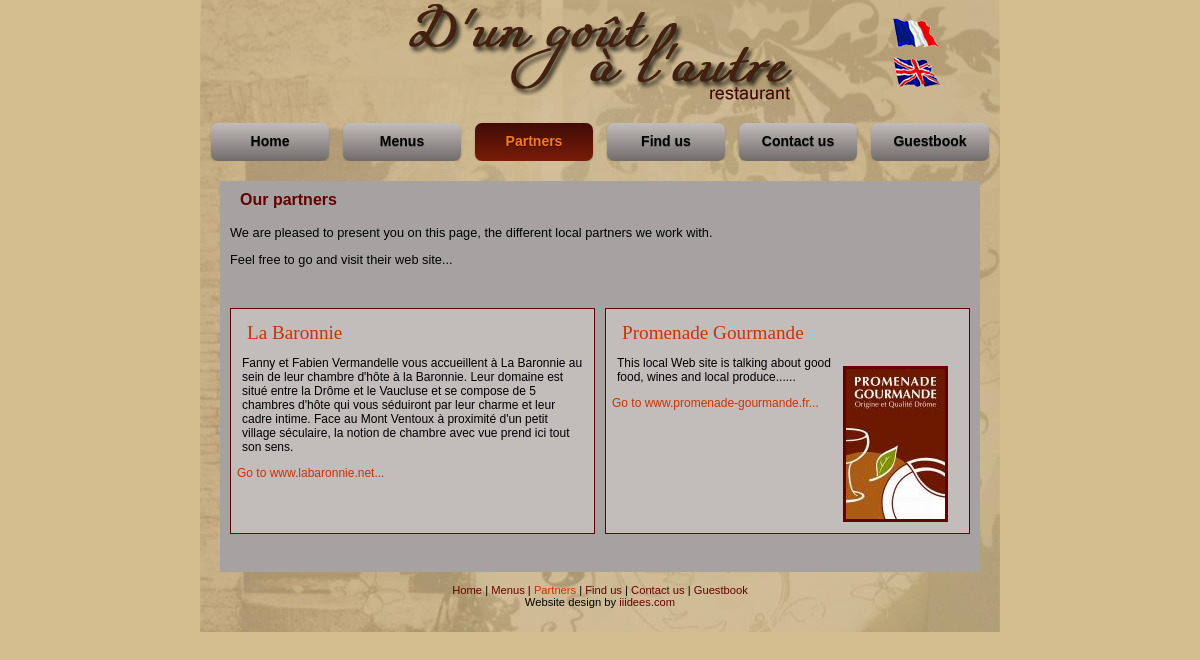
The app's page /link.php with its own data.
### tables this page shows
CREATE TABLE IF NOT EXISTS `theme` (
  `id` int(10) unsigned NOT NULL AUTO_INCREMENT,
  `themeNom` varchar(65) NOT NULL,
  `fichierNom` varchar(45) NOT NULL,
  `dateCreer` datetime NOT NULL,
  `HasSnow` tinyint(3) unsigned NOT NULL,
  `heading` varchar(65) NOT NULL,
  `bouton` varchar(45) NOT NULL,
  `imageFond` int(11) NOT NULL,
  `IsOn` tinyint(4) NOT NULL,
  `fond` varchar(7) NOT NULL,
  `fondBoite` varchar(7) NOT NULL,
  `police` varchar(7) NOT NULL,
  `titreCadre` varchar(7) NOT NULL,
  `fondBoiteDeux` varchar(7) NOT NULL,
  `date` varchar(7) NOT NULL,
  `titreBoiteDeux` varchar(7) NOT NULL,
  `lienVisible` varchar(7) NOT NULL,
  `lienSurvol` varchar(7) NOT NULL,
  `lienPiedVisible` varchar(7) NOT NULL,
  `lienPiedSurvol` varchar(7) NOT NULL,
  `lienNavVisible` varchar(7) NOT NULL,
  `lienNavSurvol` varchar(7) NOT NULL,
  `navHautVisible` varchar(7) NOT NULL,
  `navBasVisible` varchar(7) NOT NULL,
  `navHautActif` varchar(7) NOT NULL,
  `navBasActif` varchar(7) NOT NULL,
  PRIMARY KEY (`id`)
);

CREATE TABLE `menusite` (
  `id` int(10) unsigned NOT NULL auto_increment,
  `nom_fr` varchar(20) NOT NULL,
  `nom_gb` varchar(20) NOT NULL,
  `title_fr` varchar(100) NOT NULL,
  `title_gb` varchar(100) NOT NULL,
  `pageid` int(10) unsigned NOT NULL,
  `ordre` int(10) unsigned NOT NULL,
  PRIMARY KEY  (`id`)
);

CREATE TABLE `partenaires` (
  `id` int(10) unsigned NOT NULL auto_increment,
  `nom_fr` varchar(100) NOT NULL,
  `nom_gb` varchar(100) NOT NULL,
  `description_fr` text NOT NULL,
  `description_gb` text NOT NULL,
  `lien` varchar(150) NOT NULL,
  `photo` varchar(45) NOT NULL default 'A',
  `visible` enum('Oui','Non') NOT NULL,
  `date_creation` timestamp NOT NULL default CURRENT_TIMESTAMP,
  PRIMARY KEY  (`id`)
);

### link.php (the view, shortened to what this page needs)
<?php
		 $menuid = 3;
		 $lang = '_gb';
		 include('inclusion/sitetete.php');
?>
<div id="uncol"><h3>Our partners</h3>
<?php
		$q = "SELECT nom_gb, description_gb, lien, photo FROM partenaires WHERE visible='Oui' ORDER BY nom_gb";
		$r = @mysqli_query($dbc, $q);
		if (mysqli_num_rows($r) > 0) {
			echo '<p><p>We are pleased to present you on this page, the different local partners we work with.</p><p>Feel free to go and visit their web site...</p>
<br />';
			echo '<table width="100%" align="center" border="0" cellspacing="10"><tr>';
			$count = 1;
			while ($row = mysqli_fetch_array($r,MYSQLI_ASSOC)) {
				echo '<td width="50%" class="part" valign="top">';
				echo '<p><span class="nom">' . $row['nom_gb'] . '<span></p><p>';
				if ($row['photo'] != 'A') {
					$piece = explode('.',$row['photo']);
					$lfile = '../images/' . $piece[0] . '_th.' . $piece[1];
					$photo = 'images/' . $lfile;
					$size = getimagesize($photo);
					echo '<img src="' . $photo . '" width="' . $size[0] . '" height="' . $size[1] . '" alt="Picture from ' . $row['nom_gb'] . '." title="Picture from ' . $row['nom_gb'] . '." class="part"/>';
				}
				echo $row['description_gb'] . '</p>';
				echo '<a href="http://' . $row['lien'] . '" title="Click here to go to ' . $row['lien'] .'." target="_new">Go to ' . $row['lien'] . '...</a><br /><br /></td>';
				if (($count%2)==0){
					echo "</tr>\n<tr>";
					$count=0;
				} else {
					$flag=false;
				}
				$count++;
			}
			echo '</table><br />';
		} else {
			echo '<p>We have not linked any partner as yet...</p><br />';
		}
?>
</div>
<?php
		include('inclusion/sitepied.php');
?>

### inclusion/sitetete.php (shortened to what this page needs)
<?php
		$q = "SELECT menusite.id, menusite.nom". $lang . " AS menu, menusite.title" . $lang . " AS title, pagesite.titre" . $lang . " AS titre,";
		$q .= "pagesite.metakey" . $lang . " AS lkey, pagesite.metadesc" . $lang . " AS ldesc, pagesite.page_fr, pagesite.page_gb FROM menusite LEFT JOIN pagesite ON ";
		$q .= "menusite.pageid = pagesite.id ORDER BY menusite.ordre ASC";
		$r = @mysqli_query($dbc,$q);
		$details=array();
		while($row = mysqli_fetch_array($r,MYSQLI_ASSOC)) {
			$details[] = array(
				'id' => $row['id'],
				'nommenu' => $row['menu'],
				'titlemenu' => $row['title'],
				'titrepage' => $row['titre'],
				'metakey' => $row['lkey'],
				'metadesc' => $row['ldesc'],
				'pagefr' => $row['page_fr'] . '.php',
				'pagegb' => $row['page_gb'] . '.php'
			);
		}
		$q = "SELECT fichierNom, HasSnow, heading FROM theme WHERE IsOn = 1";
		$r = @mysqli_query($dbc,$q);
		$theme=array();
		while($row = mysqli_fetch_array($r,MYSQLI_ASSOC)) {
			$theme=array(
				'fichier'=>$row['fichierNom'],
				'snow'=>$row['HasSnow'],
				'heading'=>$row['heading']
			);
		}
?>
<!DOCTYPE html PUBLIC "-//W3C//DTD XHTML 1.0 Transitional//EN" "http://www.w3.org/TR/xhtml1/DTD/xhtml1-transitional.dtd">
<html xmlns="http://www.w3.org/1999/xhtml">
<head>
<link href="css/mainsite.css" rel="stylesheet" type="text/css" />
<link href="css/photo.css" rel="stylesheet" type="text/css" />
<?php
	if (isset($theme['fichier'])){
		echo '<link href="css/' . $theme['fichier'] . '.css" rel="stylesheet" type="text/css" />';
	}else{
		echo '<link href="css/default.css" rel="stylesheet" type="text/css" />';
	}
?>
</head>
<body>
<div id="conteneur">
<div id="entere">
  <?php
  	if (isset($theme['heading'])){
		echo '<img src="images/css/'. $theme['heading'].'" width="800" height="105" border="0" usemap="#Map" />';
	}else{
		echo '<img src="images/css/entetetitre.png" width="800" height="105" border="0" usemap="#Map" />';
	}
	?>
</div>
<div id="wrapper">
<ul id="navigation">
  <br />
  <?php
			for ($i=0; $i<count($details); $i++) {
				if ($lang == "_fr") {
					$pagelien = $details[$i]['pagefr'];
					$titlepage = 'Cliquez ici pour ';
				} else {
					$pagelien = $details[$i]['pagegb'];
					$titlepage = 'Click here to ';
				}
				echo '<li><a href="' . $pagelien . '" title="' . $titlepage . $details[$i]['titlemenu'] . '."';
				if ($menuid == $details[$i]['id']) {
					echo ' class="button mygradsel"';
				}else{
					echo ' class="button mygrad"';
				}
				echo '>' . $details[$i]['nommenu'] . '</a></li>';
			}
	  ?>
</ul>

### inclusion/sitepied.php (shortened to what this page needs)
<div id="pied">
    <br />
    <?php
			for ($i=0; $i<count($details); $i++) {
				if ($lang == "_fr") {
					$pagelien = $details[$i]['pagefr'];
					$titlepage = 'Cliquez ici pour ';
				} else {
					$pagelien = $details[$i]['pagegb'];
					$titlepage = 'Click here to ';
				}
				echo '<a href="' . $pagelien . '" title="' . $titlepage . $details[$i]['titlemenu'] . '."';
				if ($menuid == $details[$i]['id']) {
					echo ' class="selection"';
				}
				echo '>' . $details[$i]['nommenu'] . '</a>';
				if ($i != (count($details) - 1)){
					echo '&nbsp;|&nbsp;';
				}
			}
			if ($lang == '_fr') {
				echo '<br />Site réalisé par <a href="http://www.iiidees.com" target="_blank" title="Cliquez ici pour aller sur le site www.iiidees.com">iiidees.com</a>';
			}else {
				echo'<br />Website design by <a href="http://www.iiidees.com" target="_blank" title="Click here to visit www.iiidees.com">iiidees.com</a>';
			}
	  ?>
   <br />
    <br />&nbsp;
    </div>
  </div>
</div>
</body>
</html>

### css/mainsite.css (style rules this page uses)
body { margin:0; padding:0; font-size:1em; }
#conteneur { width:800px; margin:0 auto; }
#entere { height:105px; }
#wrapper { float: left; width: 100%; }
#pied { clear: both; text-align:center; color:#000; margin-left:20px; margin-right:20px; }
#navigation { list-style: none; margin: 0; margin-left:4px; padding: 0; overflow: hidden; }
#uncol { width:760px; margin-top:20px; margin-left:20px; }
#uncol p, #contenu p { padding-left:10px; padding-right:10px; font-family:Verdana, Geneva, sans-serif; font-size:0.8em; }
#uncol h3, #contenu h3 { font-family:Verdana, Geneva, sans-serif; font-size:1em; padding-left:20px; padding-top:10px; }
img.part { margin:10px; float:right; }
#uncol td span.nom { font-family:"Times New Roman", Times, serif; font-size:1.6em; padding-left:5px; }
#uncol table tr td.part a:link, #uncol table tr td.part a:visited, #uncol table tr td.part a:active { padding-left:5px; font-family:Verdana, Geneva, sans-serif; font-size:12px; text-decoration:none; }
#gauche p,#uncol table td.part p { font-family:Verdana, Geneva, sans-serif; font-size:12px; padding-left:10px; padding-right:10px; padding-top:0; }
#uncol a:link, #uncol a:visited, #uncol a:active { font-family:Verdana, Geneva, sans-serif; font-size:0.9em; text-decoration:none; }
#navigation li { float: left; width: 118px; margin-left:7px; margin-right: 7px; color: #fff; }
#navigation li a:link, #navigation li a:visited, #navigation li a:active { display: block; line-height: 23px; font-weight:bold; text-align: center; text-decoration:none; }
.button { display: inline-block; outline: none; cursor: pointer; text-align: center; text-decoration: none; font: 14px/100% Arial, Helvetica, sans-serif; padding: .5em 1em .55em; text-shadow: 0 1px 1px rgba(0,0,0,.3); -webkit-border-radius: .5em; -moz-border-radius: .5em; border-radius: .5em; -webkit-box-shadow: 0 1px 2px rgba(0,0,0,.2); -moz-box-shadow: 0 1px 2px rgba(0,0,0,.2); box-shadow: 0 1px 2px rgba(0,0,0,.2); }
#pied { font-family:Verdana, Geneva, sans-serif; font-size:0.7em; color:#000; }

### css/photo.css (style rules this page uses)
#entere { background-image:url(../images/css/chead.jpg); background-repeat:no-repeat; }
#wrapper { background-image:url(../images/css/ccorps.jpg); background-repeat:repeat-y; }

### css/default.css (style rules this page uses)
body { background-color: #d4be8d; }
#uncol { background-color:#a7a2a2; }
#uncol p, #contenu p { color:#000; }
#uncol h3, #contenu h3, .nmenu { color:#600; }
img.part { border:3px solid #600; }
#uncol td span.nom { color:#C30; }
td.part { background-color:#c2bcba; border: 1px solid #600; }
#uncol table tr td.part a:link, #uncol table tr td.part a:visited, #uncol table tr td.part a:active { color:#C30; }
#gauche p, #uncol table td.part { color:#000; }
#uncol a:link, #uncol a:visited, #uncol a:active { color:#C30; }
.mygrad { color: #000000; background: #716C6B; background: -webkit-gradient(linear, left top, left bottom, from(#C2BCBA), to(#716C6B)); background: -moz-linear-gradient(top, #C2BCBA, #716C6B); filter: progid:DXImageTransform.Microsoft.gradient(startColorstr='#C2BCBA', endColorstr='#716C6B'); }
.mygrad:active, .mygradsel { color: #f47c20; background: #791C08; background: -webkit-gradient(linear, left top, left bottom, from(#3F0B04), to(#791C08)); background: -moz-linear-gradient(top, #3F0B04, #791C08); filter: progid:DXImageTransform.Microsoft.gradient(startColorstr='#3F0B04', endColorstr='#791C08'); }
#pied a:link, #pied a:visited, #pied a:active { color:#600; text-decoration:none; }
#pied a:hover, #pied a.selection { text-decoration:none; color:#C30; }

### records on screen
theme: heading (picture)
menusite: nom_gb "Home"
menusite: nom_gb "Menus"
menusite: nom_gb "Partners"
menusite: nom_gb "Find us"
menusite: nom_gb "Contact us"
menusite: nom_gb "Guestbook"
partenaires: nom_gb "La Baronnie", description_gb "Fanny et Fabien Vermandelle vous accueillent à La Baronnie au sein de leur chambre d'hôte à la Baronnie. Leur domaine est situé entre la Drôme et le Vaucluse et se compose de 5 chambres d'hôte qui vous séduiront par leur charme et leur cadre intime. Face au Mont Ventoux à proximité d'un petit village séculaire, la notion de chambre avec vue prend ici tout son sens.", lien "www.labaronnie.net"
partenaires: nom_gb "Promenade Gourmande", description_gb "This local Web site is talking about good food, wines and local produce......", lien "www.promenade-gourmande.fr"
